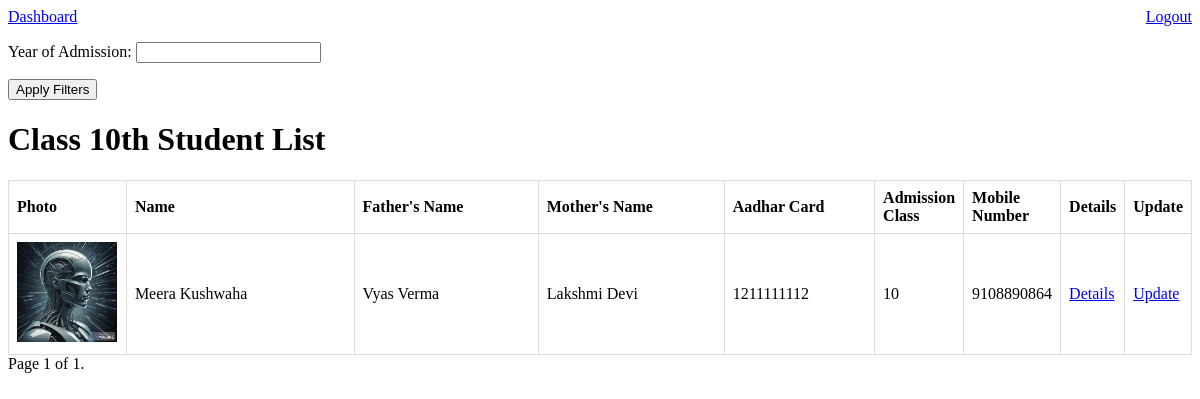
The page /admissions/class_10/ (signed in) on the database its author committed.
### admissions/models.py (models this page shows, shortened)
class Admission(models.Model):
    first_name = models.CharField(max_length=100)
    middle_name = models.CharField(max_length=100, blank=True)
    last_name = models.CharField(max_length=100, blank=True)
    father_name = models.CharField(max_length=100)
    mother_name = models.CharField(max_length=100)
    date_of_birth = models.DateField()
    aadhar_card = models.CharField(max_length=16)
    photo = models.ImageField(upload_to='photos/')
    previous_school = models.TextField()
    address = models.TextField()
    caste = models.CharField(max_length=50)
    admission_class = models.CharField(max_length=50)
    admission_date = models.DateField(auto_now_add=True)
    mobile_number = models.CharField(max_length=15)
    subjects = models.CharField(max_length=100, blank=True, null=True)

### admissions/views.py (the view)
# urls.py: path('class_10/', views.class_10, name='class_10'),
@login_required
def class_10(request):
    class_10_students = Admission.objects.filter(admission_class='10')
    year_filter_form = AdmissionYearFilterForm(request.GET)
    if year_filter_form.is_valid():
        admission_year = year_filter_form.cleaned_data.get('admission_year')
        if admission_year:
            class_10_students = class_10_students.filter(admission_date__year=admission_year)
    page = request.GET.get('page')
    paginator = Paginator(class_10_students, 20)  # Display 10 students per page, you can adjust this number as needed
    class_10_students = paginator.get_page(page)
    context = {
        'class_10_students': class_10_students,
        'year_filter_form': year_filter_form,
    }
    return render(request, 'admissions/class_10.html', context)

### admissions/forms.py
class AdmissionYearFilterForm(forms.Form):
    admission_year = forms.IntegerField(label='Year of Admission', required=False)

### admissions/templates/admissions/class_10.html (shortened to what this page needs)
<!DOCTYPE html>
<a href="{% url 'dashboard' %}">Dashboard</a>
<a href="{% url 'logout' %}" style="float: right;" >Logout</a>
<html>
<head>
</head>
<body>
    <form method="get">
        {{ year_filter_form.as_p }}
        <button type="submit">Apply Filters</button>
    </form>
    <h1>Class 10th Student List</h1>
    <table>
        <thead>
            <tr>
                <th class="photo-column">Photo</th>
                <th class="name-column">Name</th>
                <th class="father-name-column">Father's Name</th>
                <th class="mother-name-column">Mother's Name</th>
                <th class="aadhar-column">Aadhar Card</th>
                <th class="admission-class-column">Admission Class</th>
                <th class="mobile-number-column">Mobile Number</th>
                <th>Details</th>
                <th>Update</th>
            </tr>
        </thead>
        <tbody>
            {% for student in class_10_students %}
                <tr>
                    <td class="photo-column"><img src="{{ student.photo.url }}" alt="{{ student.first_name }} {{ student.last_name }} Photo" width="100"></td>
                    <td class="name-column">{{ student.first_name }} {{ student.middle_name }} {{ student.last_name }}</td>
                    <td class="father-name-column">{{ student.father_name }}</td>
                    <td class="mother-name-column">{{ student.mother_name }}</td>
                    <td class="aadhar-column">{{ student.aadhar_card }}</td>
                    <td class="admission-class-column">{{ student.admission_class }}</td>
                    <td class="mobile-number-column">{{ student.mobile_number }}</td>
                    <td><a href="{% url 'student_details' student.id %}">Details</a></td>
                    <td><a href="{% url 'update_student_class_10' student.id %}">Update</a></td>
                </tr>
            {% endfor %}
        </tbody>
    </table>
</body>
</html>
<div class="pagination">
    <span class="step-links">
        <span class="current-page">
            Page {{ class_10_students.number }} of {{ class_10_students.paginator.num_pages }}.
        </span>
    </span>
</div>

### admissions/templates/admissions/class_10.html (style rules this page uses)
table { border-collapse: collapse; width: 100%; }
th, td { border: 1px solid #ddd; padding: 8px; text-align: left; }
.photo-column { width: 10%; }
.name-column { width: 25%; }
.father-name-column { width: 20%; }
.mother-name-column { width: 20%; }
.aadhar-column { width: 15%; }

### rows shown on the page
Admission: photo (picture), first_name "Meera", last_name "Kushwaha", father_name "Vyas Verma", mother_name "Lakshmi Devi", aadhar_card "1211111112", admission_class "10", mobile_number "9108890864"

### other values the page prints
{{ class_10_students.number }} "1"
{{ class_10_students.paginator.num_pages }} "1"
